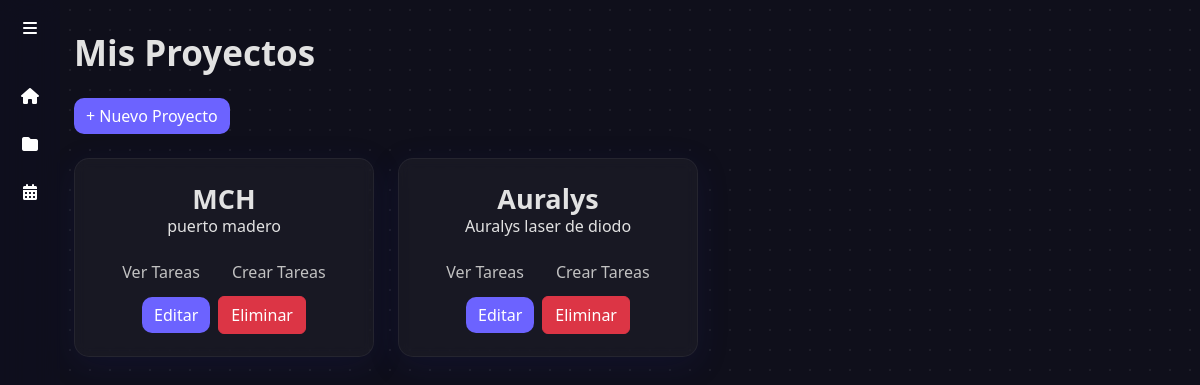
/proyectos/ (signed in), run on an earlier commit of the app's database.
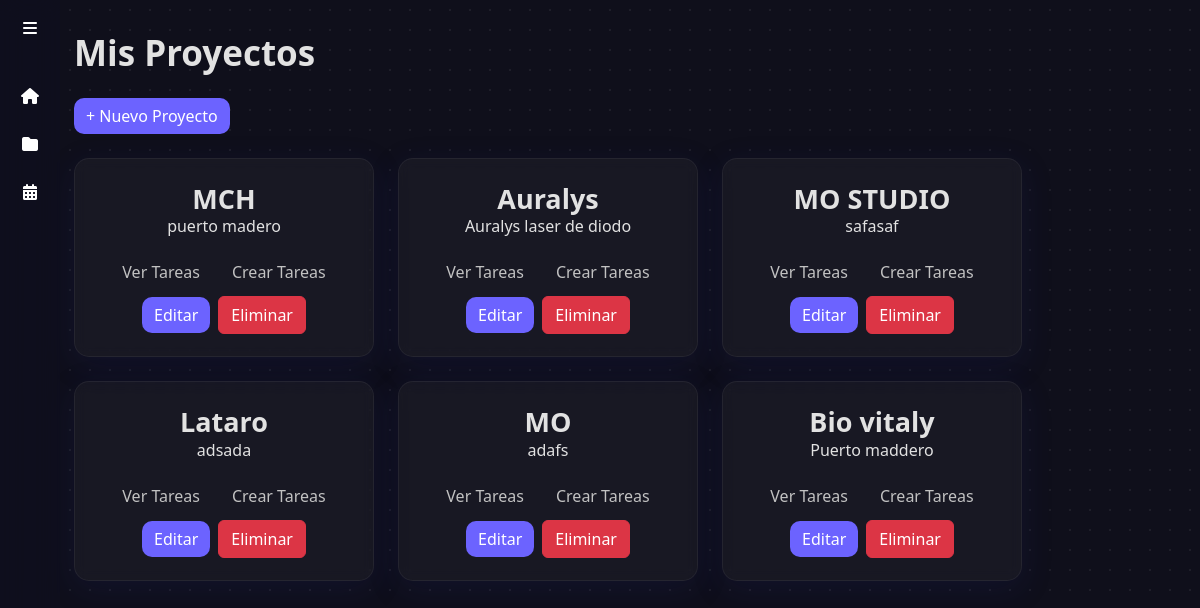
And on a later commit of the database.
### proyecto/models.py (models this page shows, shortened)
class Proyecto(models.Model):
    nombre = models.CharField(max_length=255)
    descripcion = models.TextField()
    usuarios_asignados = models.ManyToManyField(User, related_name='proyectos')

### proyecto/views.py (the view)
# urls.py: path('', views.lista_proyectos, name='lista_proyectos'),
@login_required
def lista_proyectos(request):
    proyectos = Proyecto.objects.filter(usuarios_asignados=request.user) | Proyecto.objects.filter(usuarios_asignados=None)
    return render(request, 'proyecto/lista_proyectos.html', {'proyectos': proyectos})

### templates/proyecto/lista_proyectos.html (shortened to what this page needs)
{% extends 'base.html' %}
{% block content %}
<h2 class="mb-4 titulo ">Mis Proyectos</h2>
{% if request.user.is_staff %}
<a href="{% url 'crear_proyecto' %}" class="btn btn-purple mb-4">+ Nuevo Proyecto</a>
{% endif %}
<div class="d-flex flex-wrap gap-4">
    {% for proyecto in proyectos %}
    <div class="glass-card" style="width: 300px;">
        <h4 class="titulo-card">{{ proyecto.nombre }}</h4>
        <p class="texto-card">{{ proyecto.descripcion|default:"Sin descripción" }}</p>
        <div class="d-flex flex-wrap gap-2 center">
            <a href="{% url 'detalle_proyecto' proyecto.id %}" class="btn btn-white">Ver Tareas</a>
{% if request.user.is_staff %}<a href="{% url 'crear_tarea' proyecto.id %}" class="btn btn-white">Crear Tareas</a>{% endif %}
        </div>
        {% if request.user.is_staff %}
    <div class="d-flex gap-2 mt-2 center">
        <a href="{% url 'editar_proyecto' proyecto.id %}" class="btn btn-purple">Editar</a>
        <a href="{% url 'eliminar_proyecto' proyecto.id %}" class="btn btn-danger"> Eliminar</a>
    </div>
{% endif %}
    </div>
    {% endfor %}
</div>
{% endblock %}

What changed in the data, as far as the page shows it:
added Proyecto: nombre "MO STUDIO", descripcion "safasaf"
added Proyecto: nombre "Lataro", descripcion "adsada"
added Proyecto: nombre "MO", descripcion "adafs"
added Proyecto: nombre "Bio vitaly", descripcion "Puerto maddero"
